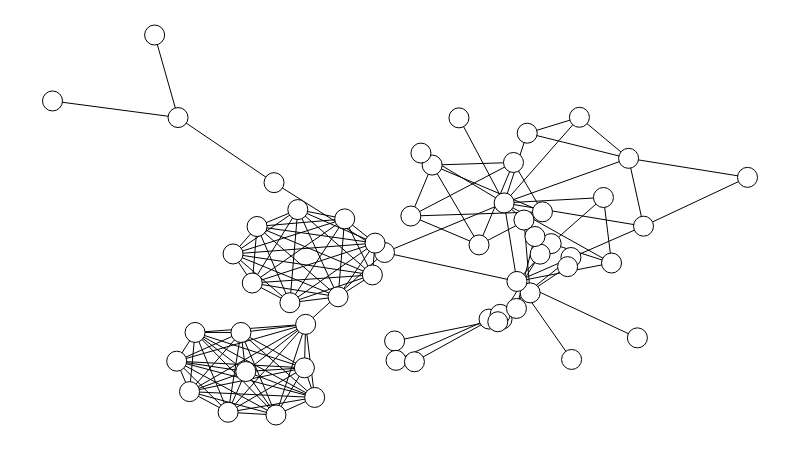

Write notebook code for a chart like this one.
### Code cell
g2 = fm.load('onemode1.gml')
g2.set_all_nodes('labpos', 'hover')
g2.move('kamada_kawai')
g2.draw()

### Figure 1 — Plotly figure (JSON) as saved in the notebook; plotly's stock layout.template omitted (floating-point values rounded to 4 significant figures; data arrays with more than 128 entries replaced by an {"elided": "..."} marker saying what was removed)
{"data": [{"hoverinfo": "none", "line": {"color": "rgb(127, 127, 127)", "dash": "solid", "width": 0}, "mode": "lines", "type": "scatter", "x": [0.5212, 0.5212, null, 0, 1, null], "y": [0, 1, null, 0.4066, 0.4066, null]}, {"hoverinfo": "none", "line": {"color": "rgb(0, 0, 0)", "dash": "solid", "width": 1}, "mode": "lines", "type": "scatter", "x": {"elided": "390 float values"}, "y": {"elided": "390 float values"}}, {"hoverinfo": "text", "marker": {"color": "rgb(255, 255, 255)", "line": {"color": "rgb(0, 0, 0)", "width": 1}, "size": 20, "symbol": "circle"}, "mode": "markers", "text": ["based on novel or book", "based on young adult novel", "friendship", "duringcreditsstinger", "toy", "toy comes to life", "aftercreditsstinger", "car race", "delorean", "lightning", "inventor", "time travel", "sequel", "superhero", "based on comic", "teenager", "summer", "high school", "teen movie", "car", "woman director", "collector", "personification", "inanimate objects coming to life", "secret identity", "undercover", "space marine", "illegal immigration", "deportation", "new identity", "flying saucer", "alien", "fictional government agency", "magic", "liberation", "prince", "fairy tale", "donkey", "enchantment", "princess", "anthropomorphism", "dragon", "ogre", "disney", "sibling relationship", "mammoth", "ice age", "hero", "3d", "musical", "music", "audition", "revenge", "cartoon", "family", "hollywood", "aspiring actor"], "textfont": {"color": "rgb(0, 0, 0)"}, "textposition": "middle center", "type": "scatter", "x": [0.6873, 0.6783, 0.8504, 0.6499, 1, 0.8289, 0.6683, 0.6137, 0.705, 0.6633, 0.5462, 0.5156, 0.7927, 0.8044, 0.7175, 0.1807, 0.1469, 0.3188, 0, 0.5848, 0.4777, 0.5301, 0.7582, 0.6831, 0.4641, 0.4204, 0.353, 0.2943, 0.2598, 0.2874, 0.3416, 0.4109, 0.4602, 0.2781, 0.2712, 0.2051, 0.1787, 0.1972, 0.2527, 0.3643, 0.3216, 0.3772, 0.3624, 0.7469, 0.8416, 0.4922, 0.6468, 0.4943, 0.6281, 0.5208, 0.6441, 0.7459, 0.7411, 0.6407, 0.7016, 0.6676, 0.6942], "y": [0.3214, 0.513, 0.4969, 0.558, 0.6254, 0.6754, 0.3514, 0.4476, 0.5347, 0.6645, 0.6576, 0.5236, 0.5724, 0.3999, 0.451, 0.7827, 1, 0.6114, 0.8264, 0.782, 0.4276, 0.6893, 0.7835, 0.7416, 0.4524, 0.5161, 0.5406, 0.4961, 0.4238, 0.3473, 0.2955, 0.3111, 0.3687, 0.1144, 0.2172, 0.2172, 0.1417, 0.06156, 0.007266, 0.2386, 0, 0.04621, 0.1241, 0.1462, 0.203, 0.1948, 0.2521, 0.1438, 0.2525, 0.1401, 0.2648, 0.4145, 0.3904, 0.2455, 0.4233, 0.2804, 0.4697]}, {"hoverinfo": "none", "mode": "text", "text": [], "textfont": {"color": "rgb(255, 255, 255)"}, "textposition": "middle center", "type": "scatter", "x": [], "y": []}, {"hoverinfo": "none", "mode": "text", "text": [null, null, null, null, null, null, null, null, null, null, null, null, null, null, null, null, null, null, null, null, null, null, null, null, null, null, null, null, null, null, null, null, null, null, null, null, null, null, null, null, null, null, null, null, null, null, null, null, null, null, null, null, null, null, null, null, null], "textfont": {"color": "rgb(0, 0, 0)"}, "textposition": "middle center", "type": "scatter", "x": [0.6873, 0.6783, 0.8504, 0.6499, 1, 0.8289, 0.6683, 0.6137, 0.705, 0.6633, 0.5462, 0.5156, 0.7927, 0.8044, 0.7175, 0.1807, 0.1469, 0.3188, 0, 0.5848, 0.4777, 0.5301, 0.7582, 0.6831, 0.4641, 0.4204, 0.353, 0.2943, 0.2598, 0.2874, 0.3416, 0.4109, 0.4602, 0.2781, 0.2712, 0.2051, 0.1787, 0.1972, 0.2527, 0.3643, 0.3216, 0.3772, 0.3624, 0.7469, 0.8416, 0.4922, 0.6468, 0.4943, 0.6281, 0.5208, 0.6441, 0.7459, 0.7411, 0.6407, 0.7016, 0.6676, 0.6942], "y": [0.3214, 0.513, 0.4969, 0.558, 0.6254, 0.6754, 0.3514, 0.4476, 0.5347, 0.6645, 0.6576, 0.5236, 0.5724, 0.3999, 0.451, 0.7827, 1, 0.6114, 0.8264, 0.782, 0.4276, 0.6893, 0.7835, 0.7416, 0.4524, 0.5161, 0.5406, 0.4961, 0.4238, 0.3473, 0.2955, 0.3111, 0.3687, 0.1144, 0.2172, 0.2172, 0.1417, 0.06156, 0.007266, 0.2386, 0, 0.04621, 0.1241, 0.1462, 0.203, 0.1948, 0.2521, 0.1438, 0.2525, 0.1401, 0.2648, 0.4145, 0.3904, 0.2455, 0.4233, 0.2804, 0.4697]}, {"hoverinfo": "none", "mode": "text", "text": {"elided": "130 null values"}, "textfont": {"color": "rgb(0, 0, 0)"}, "textposition": "middle center", "type": "scatter", "x": {"elided": "130 float values"}, "y": {"elided": "130 float values"}}, {"hoverinfo": "none", "marker": {"color": "rgba(255, 255, 255, 0)", "line": {"color": "rgba(255, 255, 255, 0)", "width": 0}, "size": 0, "symbol": "circle"}, "mode": "markers", "type": "scatter", "x": [0.5, 0, 1, 0.5], "y": [0, 0.5, 0.5, 1]}], "layout": {"height": 450, "margin": {"b": 0, "l": 0, "r": 0, "t": 0}, "plot_bgcolor": "rgb(255, 255, 255)", "showlegend": false, "width": 800, "xaxis": {"showgrid": false, "showticklabels": false, "zeroline": false}, "yaxis": {"showgrid": false, "showticklabels": false, "zeroline": false}}}
